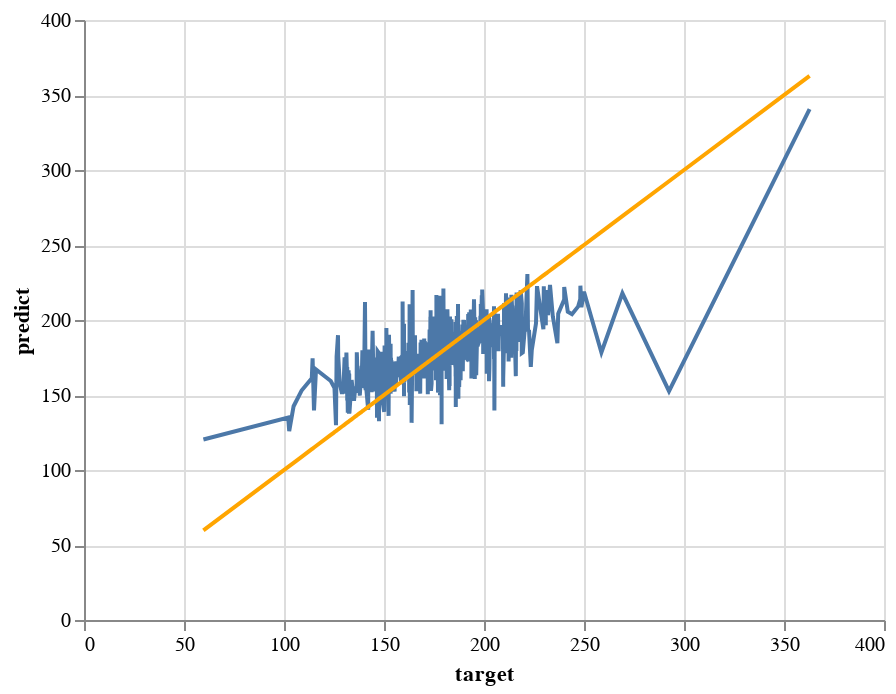

The notebook cell saved with this chart:
### Code cell
# Displaying the line graph of the comparison between the predicted values and actual values of the testing set.
perfect_test = alt.Chart(pd.DataFrame({'target': y_test, 'predict': y_test})).mark_line(color='orange').encode(
    x='target',
    y='predict'
)

predicted_test = alt.Chart(pd.DataFrame({'target': y_test, 'predict': y_test_predict})).mark_line().encode(
    x='target',
    y='predict'
  )

predicted_test + perfect_test

### Figure 1 — Vega-Lite specification as saved in the notebook (floating-point values rounded to 4 significant figures; data arrays with more than 128 entries replaced by an {"elided": "..."} marker saying what was removed)
{"config": {"view": {"continuousWidth": 400, "continuousHeight": 300}}, "layer": [{"data": {"name": "data-5565723b17eb00d57a4d3e993e17b4f2"}, "mark": "line", "encoding": {"x": {"field": "target", "type": "quantitative"}, "y": {"field": "predict", "type": "quantitative"}}}, {"data": {"name": "data-978b60f5d020dc202bd75faee5d86692"}, "mark": {"type": "line", "color": "orange"}, "encoding": {"x": {"field": "target", "type": "quantitative"}, "y": {"field": "predict", "type": "quantitative"}}}], "$schema": "https://vega.github.io/schema/vega-lite/v4.17.0.json", "datasets": {"data-5565723b17eb00d57a4d3e993e17b4f2": {"elided": "609 records"}, "data-978b60f5d020dc202bd75faee5d86692": {"elided": "609 records"}}}
